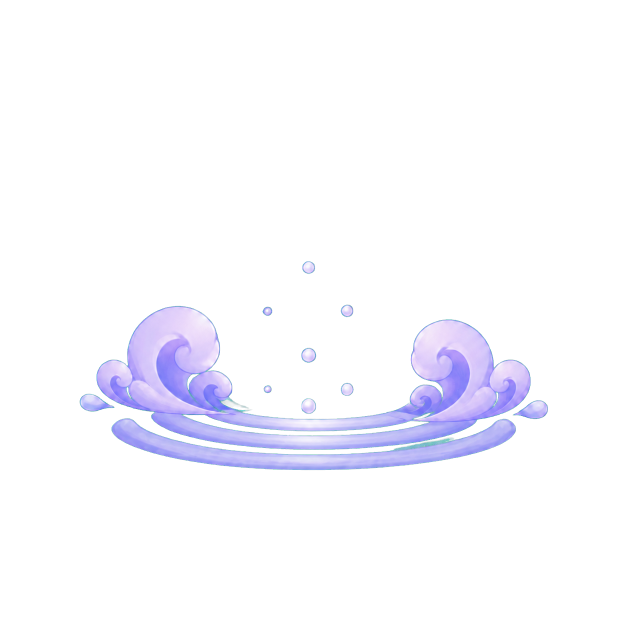
#> input picture art/source/down_settle/source_alpha.png, 1254 x 1254 px (shown at 1/2 size)
$ python build_down_settle.py
#> lines starting #> are read from the running program, lines starting #| are printed output that depends on the picture
"""Build the review candidate for the twelve-frame down_settle combat effect."""

from __future__ import annotations

from pathlib import Path

from PIL import Image, ImageDraw, ImageFont


ROOT = Path(__file__).resolve().parents[2]
SOURCE_DIR = ROOT / "art" / "source" / "down_settle"
REVIEW_DIR = ROOT / "art" / "review"
FRAME_SIZE = 256


def load_font(size: int, bold: bool = False) -> ImageFont.FreeTypeFont | ImageFont.ImageFont:
    names = ["arialbd.ttf" if bold else "arial.ttf", "DejaVuSans-Bold.ttf" if bold else "DejaVuSans.ttf"]
    for name in names:
        try:
            return ImageFont.truetype(name, size)
        except OSError:
            pass
    return ImageFont.load_default()


def visible_crop(source: Image.Image, pad: int = 8) -> Image.Image:
    bbox = source.getchannel("A").point(lambda value: 255 if value > 8 else 0).getbbox()
    if bbox is None:
        raise RuntimeError("source contains no visible pixels")
    left, top, right, bottom = bbox
    return source.crop(
        (
            max(0, left - pad),
            max(0, top - pad),
            min(source.width, right + pad),
            min(source.height, bottom + pad),
        )
    )


def multiply_alpha(image: Image.Image, factor: float) -> Image.Image:
    result = image.copy()
    result.putalpha(result.getchannel("A").point(lambda value: round(value * factor)))
    return result


def render_frame(
    source: Image.Image,
    scale_x: float,
    scale_y: float,
    opacity: float,
    dy: int,
) -> Image.Image:
    base_width = 150
    base_height = round(base_width * source.height / source.width)
    width = max(1, round(base_width * scale_x))
    height = max(1, round(base_height * scale_y))
    painted = source.resize((width, height), Image.Resampling.LANCZOS)
    painted = multiply_alpha(painted, opacity)

    frame = Image.new("RGBA", (FRAME_SIZE, FRAME_SIZE), (0, 0, 0, 0))
    centre_x = 128
    centre_y = 158 + dy
    frame.alpha_composite(
        painted,
        (round(centre_x - painted.width / 2), round(centre_y - painted.height / 2)),
    )
    return frame


def checkerboard(size: tuple[int, int], square: int = 16) -> Image.Image:
    board = Image.new("RGBA", size, (31, 38, 52, 255))
    draw = ImageDraw.Draw(board)
    for y in range(0, size[1], square):
        for x in range(0, size[0], square):
            if (x // square + y // square) % 2:
                draw.rectangle((x, y, x + square - 1, y + square - 1), fill=(43, 52, 69, 255))
    return board


def build_review(frames: list[Image.Image], output: Path) -> None:
    margin, gap, card, header, footer = 30, 10, 256, 104, 44
    rows = 3
    width = margin * 2 + card * 4 + gap * 3
    height = header + card * rows + gap * (rows - 1) + footer + margin
    board = Image.new("RGB", (width, height), (18, 23, 34))
    draw = ImageDraw.Draw(board)
    draw.text((margin, 22), "down_settle — 12 frame review", font=load_font(28, True), fill=(244, 238, 222))
    draw.text(
        (margin, 61),
        "Knockdown transition · gentle cushion compression · down for now, still safe · 12 fps",
        font=load_font(17),
        fill=(169, 182, 204),
    )

    for index, frame in enumerate(frames):
        col, row = index % 4, index // 4
        x = margin + col * (card + gap)
        y = header + row * (card + gap)
        backing = checkerboard((card, card))
        backing.alpha_composite(frame)
        tile_draw = ImageDraw.Draw(backing)
        tile_draw.rectangle((64, 64, 191, 191), outline=(113, 194, 213, 105), width=1)
        tile_draw.line((0, 64, 255, 64), fill=(209, 147, 121, 95), width=1)
        board.paste(backing.convert("RGB"), (x, y))
        draw.rounded_rectangle((x + 8, y + 8, x + 42, y + 34), radius=7, fill=(13, 17, 25))
        draw.text((x + 18, y + 10), str(index + 1), font=load_font(17, True), fill=(239, 227, 198))

    draw.text(
        (margin, height - footer - 2),
        "Blue square: centre-energy check · coral line: protected top band (review guides only)",
        font=load_font(15),
        fill=(139, 151, 171),
    )
    board.save(output, optimize=True)


def build_gif(frames: list[Image.Image], output: Path) -> None:
    playback = []
    for frame in frames:
        backing = checkerboard((FRAME_SIZE, FRAME_SIZE), 12)
        backing.alpha_composite(frame)
        playback.append(backing.convert("RGB"))
    playback[0].save(
        output,
        save_all=True,
        append_images=playback[1:],
        duration=83,
        loop=0,
        disposal=2,
        optimize=False,
    )


def main() -> None:
    REVIEW_DIR.mkdir(parents=True, exist_ok=True)
    source = visible_crop(Image.open(SOURCE_DIR / "source_alpha.png").convert("RGBA"))
#> in visible_crop, `bbox = source.getchannel("A").point(lambda value: 255 if value > 8 els..`: bbox = (159, 522, 1096, 941)
#> in visible_crop, `left, top, right, bottom = bbox`: left = 159; top = 522; right = 1096; bottom = 941
#> in visible_crop, `return source.crop( ( max(0, left - pad), max(0, top - pad), min(sourc..`:
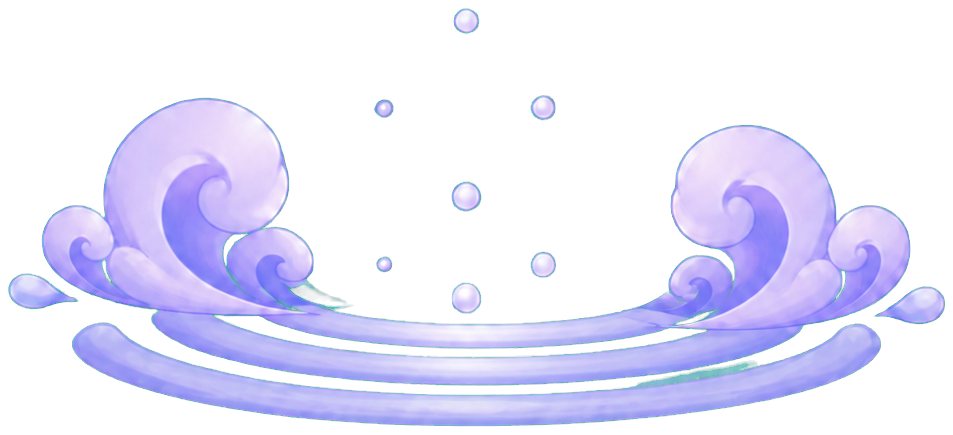
#> returned value: PIL image 953x435 RGBA; mean R, G, B, A 64.5, 63.4, 84.8, 86.9; transparent parts drawn white
    timing = [
        # horizontal scale, vertical scale, opacity, vertical shift
        (0.22, 0.55, 0.56, -12),
        (0.42, 0.70, 0.76, -9),
        (0.64, 0.86, 0.90, -6),
        (0.82, 0.98, 0.98, -3),
        (0.96, 1.04, 1.00, 0),
        (1.04, 1.00, 1.00, 2),
        (1.08, 0.92, 0.94, 4),
        (1.10, 0.84, 0.86, 5),
        (1.08, 0.74, 0.76, 6),
        (1.00, 0.64, 0.60, 7),
        (0.74, 0.52, 0.40, 8),
        (0.30, 0.36, 0.10, 9),
    ]
    frames = [render_frame(source, *values) for values in timing]
#> in render_frame, `frame = Image.new("RGBA", (FRAME_SIZE, FRAME_SIZE), (0, 0, 0, 0))`: frame: PIL image 256x256 RGBA; every value is 0
#> in render_frame (call 6), `width = max(1, round(base_width * scale_x))`: width = 156
#> in render_frame (call 6), `height = max(1, round(base_height * scale_y))`: height = 68
#> in render_frame (call 6), `painted = source.resize((width, height), Image.Resampling.LANCZOS)`:
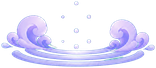
#> painted: PIL image 156x68 RGBA; mean R, G, B, A 78.7, 80, 105.5, 86.5; transparent parts drawn white
#> in multiply_alpha (call 12), `result.putalpha(result.getchannel("A").point(lambda value: round(value..`:
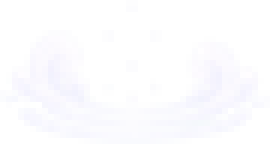
#> result: PIL image 45x24 RGBA (shown 6 times larger); mean R, G, B, A 109.2, 108.7, 140.8, 8.7; transparent parts drawn white
#> frames = 12 items

    sheet = Image.new("RGBA", (FRAME_SIZE * len(frames), FRAME_SIZE), (0, 0, 0, 0))
#> sheet: PIL image 3072x256 RGBA; every value is 0
    for index, frame in enumerate(frames):
        sheet.alpha_composite(frame, (index * FRAME_SIZE, 0))
#> this loop made 12 passes
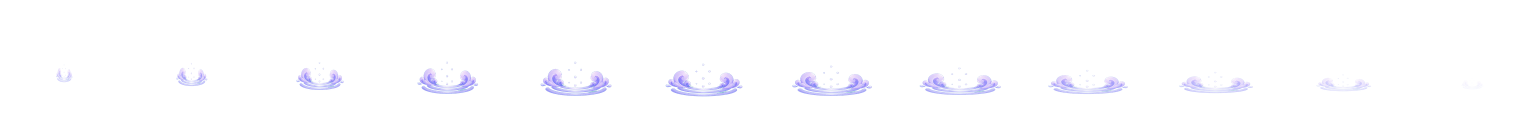
#> sheet: PIL image 3072x256 RGBA (shown at 1/2 size); mean R, G, B, A 8.1, 8.3, 10.9, 7.3; transparent parts drawn white
    sheet.save(SOURCE_DIR / "down_settle.sheet.png", optimize=True)

    build_review(frames, REVIEW_DIR / "down_settle.png")
#> in build_review, `board = Image.new("RGB", (width, height), (18, 23, 34))`:
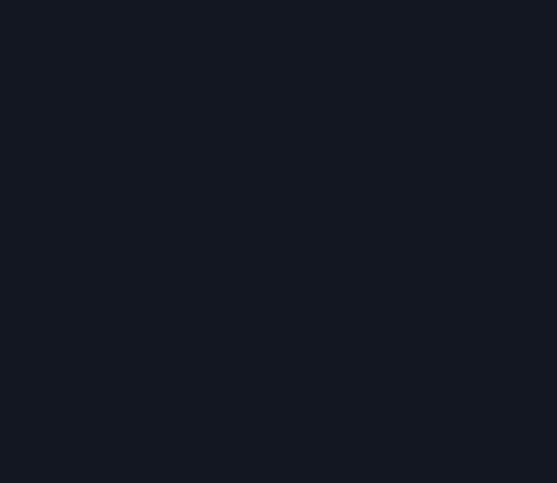
#> board: PIL image 1114x966 RGB (shown at 1/2 size); mean R, G, B 18, 23, 34
#> the loop in build_review, `for index, frame in enumerate(frames):` made 12 passes
#> (col, row, x, y) on passes 1 to 12: (0, 0, 30, 104), (1, 0, 296, 104), (2, 0, 562, 104), (3, 0, 828, 104), (0, 1, 30, 370), (1, 1, 296, 370), (2, 1, 562, 370), (3, 1, 828, 370), (0, 2, 30, 636), (1, 2, 296, 636), (2, 2, 562, 636), (3, 2, 828, 636)
#> in build_review, `board.save(output, optimize=True)`:
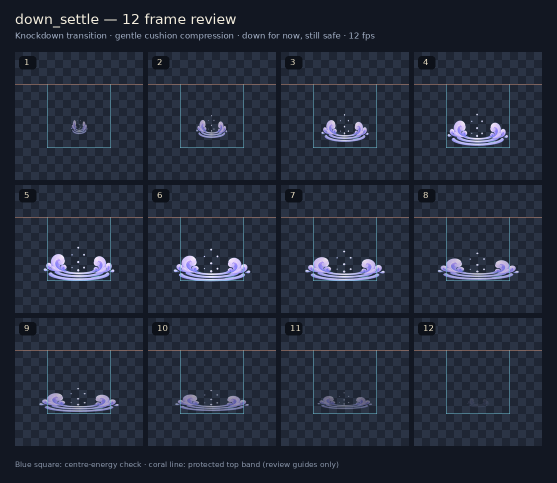
#> saved as down_settle.png: PIL image 1114x966 RGB (shown at 1/2 size); mean R, G, B 36.7, 43.6, 58.7
    build_gif(frames, REVIEW_DIR / "down_settle.gif")
#> the loop in build_gif, `for frame in frames:` made 12 passes
#> in build_gif, `playback[0].save( output, save_all=True, append_images=playback[1:], d..`:
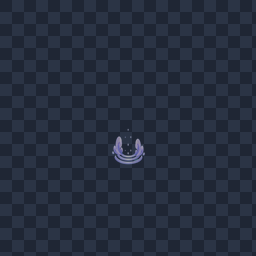
#> saved as down_settle.gif: PIL image 256x256 RGB; mean R, G, B 37.5, 45.5, 61.1


if __name__ == "__main__":
    main()
